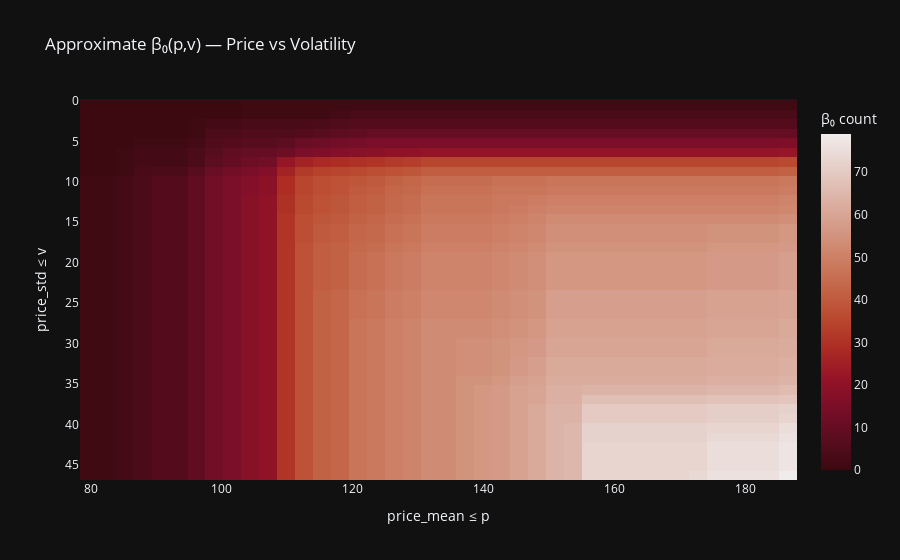

Notebook source saved alongside this figure:
### Code cell
import numpy as np
import pandas as pd
import plotly.express as px

# 3. Multiparameter “persistence” via Betti₀ rank‐invariant
def bipersistence_heatmap(df_summary, n_steps=40):
    """
    Approximate a 2-parameter persistence surface β₀(p, v)
    """
    # compute β₀(p, v) as the count of listings with price_mean ≤ p and price_std ≤ v
    P = df_summary["price_mean"].values
    V = df_summary["price_std"].values
    p_grid = np.linspace(P.min(), P.max(), n_steps)
    v_grid = np.linspace(V.min(), V.max(), n_steps)
    comp_counts = np.zeros((len(v_grid), len(p_grid)), dtype=int)
    for i, v_thr in enumerate(v_grid):
        for j, p_thr in enumerate(p_grid):
            mask = (P <= p_thr) & (V <= v_thr)
            comp_counts[i, j] = mask.sum()

    # Create a heatmap
    df = pd.DataFrame(
        comp_counts, 
        index=np.round(v_grid,3), 
        columns=np.round(p_grid,3)
    )
    fig = px.imshow(
        df,
        labels=dict(x=f"price_mean ≤ p", y=f"price_std ≤ v", color="β₀ count"),
        x=df.columns, 
        y=df.index,
        title=f"Approximate β₀(p,v) — Price vs Volatility",
        aspect="auto",
        template="plotly_dark",
        color_continuous_scale="amp_r"
    )
    fig.update_xaxes(side="bottom")
    return fig


price_summary = df_prices.groupby("ID").apply(
    lambda g: pd.Series({
        "price_mean": g["Value"].mean(),
        "price_std":  g["Value"].std()
    })
)
dfa = price_summary.reset_index().merge(compute_volatility_features(), left_on="ID", right_index=True)
bipersistence_heatmap(dfa)

### Figure 1 — Plotly figure (JSON) as saved in the notebook; plotly's stock layout.template omitted (floating-point values rounded to 4 significant figures; data arrays with more than 128 entries replaced by an {"elided": "..."} marker saying what was removed)
{"data": [{"coloraxis": "coloraxis", "hovertemplate": "price_mean ≤ p: %{x}<br>price_std ≤ v: %{y}<br>β₀ count: %{z}<extra></extra>", "name": "0", "type": "heatmap", "x": [79.75, 82.48, 85.22, 87.96, 90.69, 93.43, 96.17, 98.91, 101.6, 104.4, 107.1, 109.9, 112.6, 115.3, 118.1, 120.8, 123.5, 126.3, 129.0, 131.7, 134.5, 137.2, 140.0, 142.7, 145.4, 148.2, 150.9, 153.6, 156.4, 159.1, 161.8, 164.6, 167.3, 170.1, 172.8, 175.5, 178.3, 181.0, 183.7, 186.5], "xaxis": "x", "y": [0.479, 1.653, 2.828, 4.002, 5.177, 6.352, 7.526, 8.701, 9.876, 11.05, 12.22, 13.4, 14.57, 15.75, 16.92, 18.1, 19.27, 20.45, 21.62, 22.8, 23.97, 25.15, 26.32, 27.5, 28.67, 29.84, 31.02, 32.19, 33.37, 34.54, 35.72, 36.89, 38.07, 39.24, 40.42, 41.59, 42.77, 43.94, 45.12, 46.29], "yaxis": "y", "z": {"elided": "40x40 int values"}}], "layout": {"coloraxis": {"colorbar": {"title": {"text": "β₀ count"}}, "colorscale": [[0, "rgb(60, 9, 17)"], [0.09091, "rgb(89, 13, 31)"], [0.1818, "rgb(120, 14, 40)"], [0.2727, "rgb(149, 19, 39)"], [0.3636, "rgb(172, 44, 36)"], [0.4545, "rgb(186, 74, 47)"], [0.5455, "rgb(196, 102, 73)"], [0.6364, "rgb(205, 129, 103)"], [0.7273, "rgb(213, 156, 137)"], [0.8182, "rgb(221, 182, 170)"], [0.9091, "rgb(230, 209, 203)"], [1, "rgb(241, 236, 236)"]]}, "title": {"text": "Approximate β₀(p,v) — Price vs Volatility"}, "xaxis": {"anchor": "y", "domain": [0, 1], "side": "bottom", "title": {"text": "price_mean ≤ p"}}, "yaxis": {"anchor": "x", "autorange": "reversed", "domain": [0, 1], "title": {"text": "price_std ≤ v"}}}}
